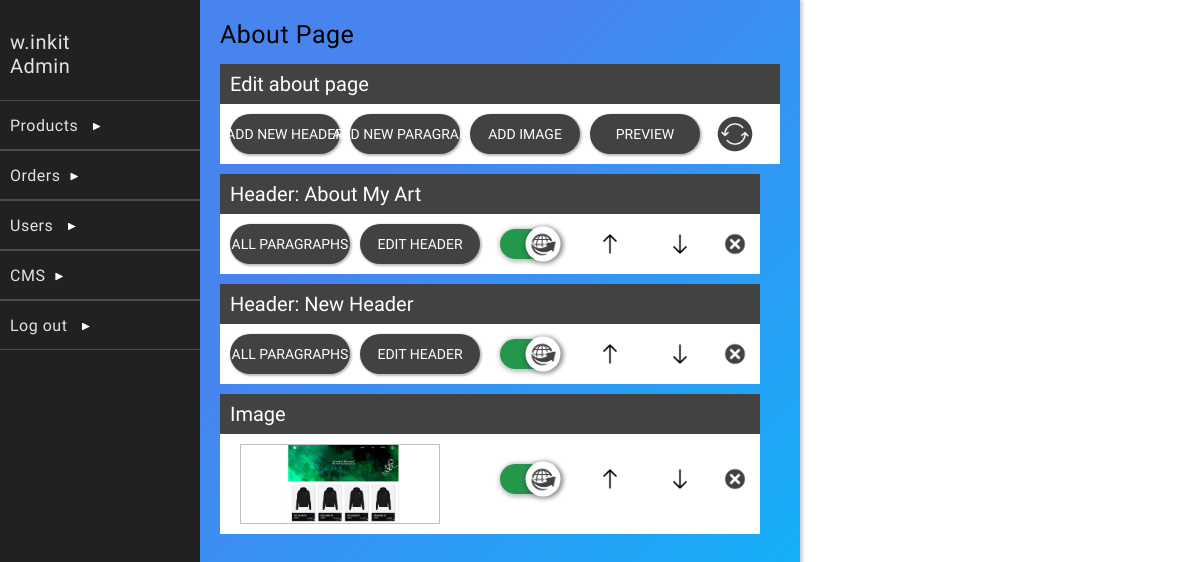
The app's page /dashboardExtensions/about-page-edit.php (signed in), older data.
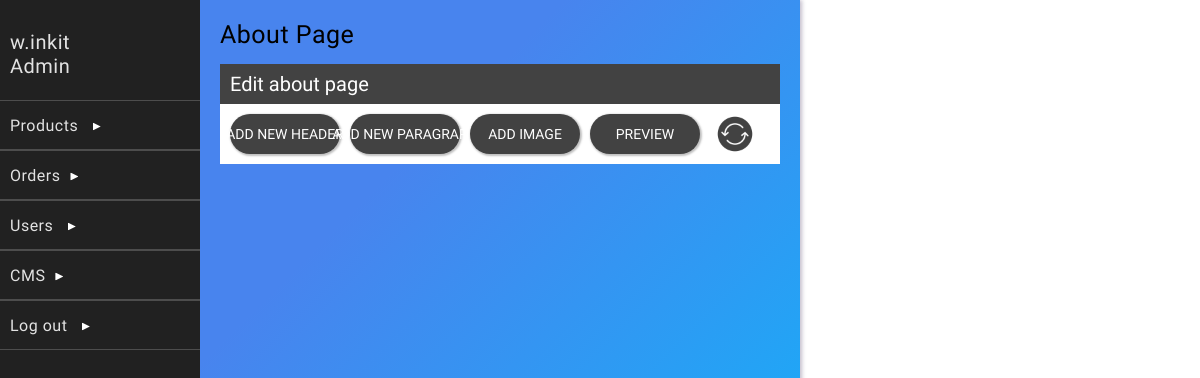
The same page, newer data.
### tables this page shows
CREATE TABLE `about` (
  `id` int(11) NOT NULL,
  `info_block` text NOT NULL,
  `title` text NOT NULL,
  `live` int(5) NOT NULL,
  `order_of_info` int(5) NOT NULL,
  `image` text NOT NULL,
  `imageStyle` text NOT NULL
);

### classes/DB.php (called while the page is built, shortened)
<?php
    class DB{
        private static $_instance = null;
        private $_pdo,
                $_query,
                $_error = false,
                $_results,
                $_count = 0;
        private function __construct(){
            try{
                $this->_pdo = new PDO('mysql:host='. Config::get("mysql/host") .';dbname='. Config::get("mysql/db").';charset=utf8',
                Config::get("mysql/username"), Config::get("mysql/password"));
            }
            catch(PDOException $e){
                die($e->getMessage());
            }
        }
        public static function getInstance(){
            if(!isset(self::$_instance)){
                self::$_instance = new DB();
            }
            return self::$_instance;
        }
        public function query($sql, $params = []){
            if($this->_query = $this->_pdo->prepare($sql)){
                $x = 1;
                if(count($params)){
                    foreach($params as $param){
                        $this->_query->bindValue($x, $param);
                        $x++;
                    }
                }
                if($this->_query->execute()){
                    $this->_results = $this->_query->fetchAll(PDO::FETCH_OBJ);
                } else{
                    $this->_error = true;
                }
            }
            return $this;
        }
        protected function _read($table, $params = []){
            $conditionString = '';
            $bind = [];
            $order = '';
            $limit = '';
            if(isset($params['conditions'])){
                if(is_array($params['conditions'])){
                    foreach($params['conditions'] as $condition){
                        $conditionString .= ' ' .  $condition . ' AND';
                    }
                    $conditionString = trim($conditionString);
                    $conditionString = rtrim($conditionString, ' AND');
                } else{
                    $conditionString = $params['conditions'];
                }
                if($conditionString != ''){
                    $conditionString = ' WHERE ' . $conditionString;
                }
            }
            if(array_key_exists('bind', $params)){
                $bind = $params['bind'];
            }
            if(array_key_exists('order', $params)){
                $order = ' ORDER BY ' . $params['order'];
            }
        $sql = "SELECT * FROM {$table}{$conditionString}{$order}{$limit}";
        if(!$this->query($sql, $bind)->results()){
            return false;
        }
        return true;
        }
        public function find($table, $params = []){
            if($this->_read($table, $params)){
                return $this->results();
            }
            return false;
        }
        public function results(){
            return $this->_results;
        }
    }
?>

### classes/Config.php (called while the page is built)
<?php
    class Config{
        public static function get($path = null){
            if($path){
                $config = $GLOBALS['config'];
                $path = explode('/', $path);
                foreach($path as $bit){
                    if(isset($config[$bit])){
                        $config = $config[$bit];
                    }
                }
                return $config;
            }
            return false;
        }
    }
?>

### dashboardExtensions/about-page-edit.php (the view, shortened to what the changed rows need)
<?php
    include_once("../includes/dashboardhead.php");
?>
<div class="background">
    <div class="dashboard-content" id="content">
    <div class="center-components-background">
    <div class="center-components" id="center-components">
        <?php
            $aboutHeaders = DB::getInstance()->find('about', [
                'order' => 'order_of_info'
                ]);
            foreach($aboutHeaders as $aboutHeader):
                $switchPos = $aboutHeader->live == 0 ? 0 : 1;
        ?>
        <div class="terms-and-conditions-title">
            <div class="terms-and-conditions-title-top"
                <?php
                    if(!empty($aboutHeader->image)):
                ?>
                    style="background-color: none;"
                <?php
                    endif;
                ?>>
                <?php
                    if(empty($aboutHeader->image)):
                ?>
                    <div class="terms-and-conditions-title-top-text">Header: <?= $aboutHeader->title; ?></div>
                <?php
                    else:
                ?>
                    <div class="terms-and-conditions-title-top-text">Image</div>
                <?php
                    endif;
                ?>
            </div>
            <div class="terms-and-conditions-title-buttons"
                    <?php
                        if(!empty($aboutHeader->image)):
                    ?>
                        style="height: 100px; text-align: right;"
                    <?php
                        endif;
                    ?>>
                <?php
                    if(empty($aboutHeader->image)):
                ?>
                <div class="edit-terms-and-conditions-button small-btn" onclick="Navigation.loadComponents('./all-about-paragraphs.php?aboutHeader=<?= $aboutHeader->id; ?>');">
                    <div class="edit-terms-and-conditions-button-text">ALL PARAGRAPHS</div>
                </div>
                <div class="edit-terms-and-conditions-button small-btn" onclick="Navigation.loadComponents('./edit-about-header-title.php?aboutHeader=<?= $aboutHeader->id; ?>');">
                    <div class="edit-terms-and-conditions-button-text">EDIT HEADER</div>
                </div>
                <?php
                    else:
                ?>
                    <div class="about-page-image-header" style="background-image: url('<?= $aboutHeader->image; ?>');"></div>
                <?php
                    endif;
                ?>
                <div class="editing-switch"  id="editing-switch-<?= $aboutHeader->id; ?>"<?php
                ?> onclick="flipSwitch(<?= $switchPos ?>, 'switchForm<?= $aboutHeader->id; ?>', 'editing-switch-<?= $aboutHeader->id; ?>', 'editing-switch-btn-<?= $aboutHeader->id; ?>');">
                        <div class="editing-switch-btn" id="editing-switch-btn-<?= $aboutHeader->id; ?>"
                        ><span class="editing-switch-btn-icon"></span></div>
                </div>
                <div class="moveUpBtn" onclick="window.location.href = 'functionality/order-about-headers.php?aboutOrder=<?= $aboutHeader->order_of_info; ?>&pos=1'"></div>
                <div class="moveDownBtn" onclick="window.location.href = 'functionality/order-about-headers.php?aboutOrder=<?= $aboutHeader->order_of_info; ?>&pos=-1'"></div>
                <div class="removeBtn" onclick="document.getElementById('remove-title-<?= $aboutHeader->id; ?>').submit();"></div>
            </div>
        </div>
        <?php
            endforeach;
        ?>
    </div>
    </div>
    </div>
</div>

Row changes from the older to the newer data that the page shows:
removed about: title "About My Art", live 1 (drawn)
removed about: title "New Header", live 1 (drawn)
removed about: shows "Image", image (picture), live 1 (drawn)
